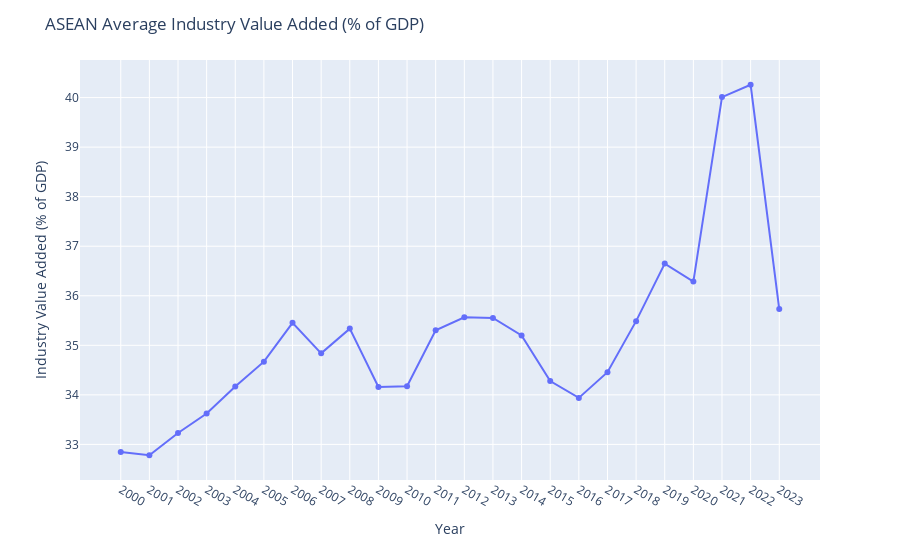

Source (notebook cell):
### Markdown cell above
#### 3.2.1 ASEAN Average Industry Value Added

### Code cell
import plotly.express as px

fig = px.line(
    x=asean_avg_value_added.index,
    y=asean_avg_value_added.values,
    markers=True,
)

fig.update_layout(
    title="ASEAN Average Industry Value Added (% of GDP)",
    xaxis_title="Year",
    yaxis_title="Industry Value Added (% of GDP)",
)

fig.show()

### Figure 1 — Plotly figure (JSON) as saved in the notebook; plotly's stock layout.template omitted (floating-point values rounded to 4 significant figures)
{"data": [{"hovertemplate": "x=%{x}<br>y=%{y}<extra></extra>", "legendgroup": "", "line": {"color": "#636efa", "dash": "solid"}, "marker": {"symbol": "circle"}, "mode": "lines+markers", "name": "", "orientation": "v", "showlegend": false, "type": "scatter", "x": ["2000", "2001", "2002", "2003", "2004", "2005", "2006", "2007", "2008", "2009", "2010", "2011", "2012", "2013", "2014", "2015", "2016", "2017", "2018", "2019", "2020", "2021", "2022", "2023"], "xaxis": "x", "y": [32.84, 32.78, 33.23, 33.62, 34.17, 34.67, 35.45, 34.84, 35.34, 34.16, 34.18, 35.3, 35.57, 35.55, 35.2, 34.28, 33.94, 34.46, 35.49, 36.65, 36.29, 40.01, 40.26, 35.73], "yaxis": "y"}], "layout": {"legend": {"tracegroupgap": 0}, "margin": {"t": 60}, "title": {"text": "ASEAN Average Industry Value Added (% of GDP)"}, "xaxis": {"anchor": "y", "domain": [0, 1], "title": {"text": "Year"}}, "yaxis": {"anchor": "x", "domain": [0, 1], "title": {"text": "Industry Value Added (% of GDP)"}}}}
